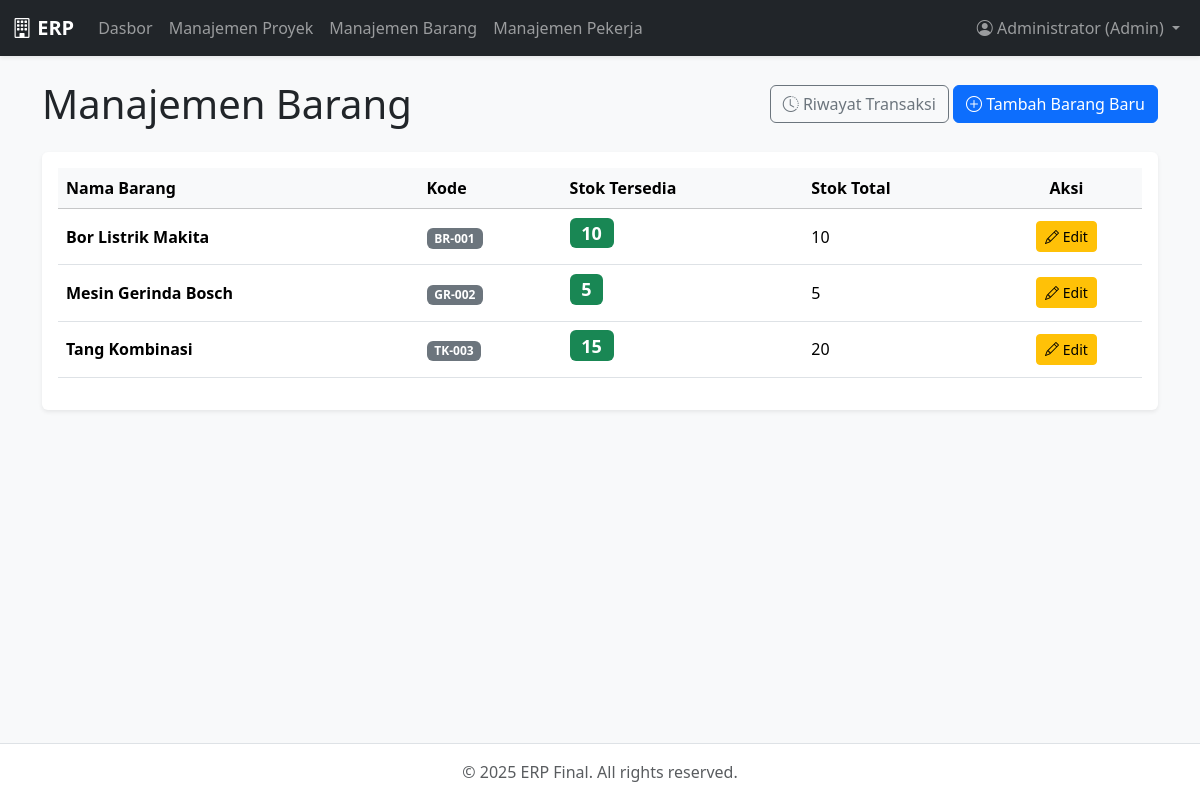
The page /admin/inventory/index.php (signed in) on the database its author committed.
### tables this page shows
CREATE TABLE inventory_items (
        id INTEGER PRIMARY KEY AUTOINCREMENT,
        nama_barang VARCHAR(100) NOT NULL,
        kode_barang VARCHAR(20) UNIQUE NOT NULL,
        stok_total INTEGER NOT NULL,
        stok_tersedia INTEGER NOT NULL
    );

### admin/inventory/index.php (the view, shortened to what this page needs)
<?php
require_once __DIR__ . '/../../templates/header.php';
$items = $db->query("SELECT * FROM inventory_items ORDER BY nama_barang")->fetchAll();
?>
<main class="container mt-4">
    <div class="d-flex justify-content-between align-items-center mb-4">
        <h1 class="mb-0">Manajemen Barang</h1>
        <div>
            <a href="history.php" class="btn btn-outline-secondary"><i class="bi bi-clock-history"></i> Riwayat Transaksi</a>
            <a href="manage.php" class="btn btn-primary"><i class="bi bi-plus-circle"></i> Tambah Barang Baru</a>
        </div>
    </div>
    <div class="card shadow-sm"><div class="card-body"><div class="table-responsive">
        <table class="table table-hover align-middle">
            <thead class="table-light"><tr><th>Nama Barang</th><th>Kode</th><th>Stok Tersedia</th><th>Stok Total</th><th class="text-center">Aksi</th></tr></thead>
            <tbody>
                <?php foreach ($items as $item): ?>
                <tr>
                    <td><strong><?= htmlspecialchars($item['nama_barang']) ?></strong></td>
                    <td><span class="badge bg-secondary"><?= htmlspecialchars($item['kode_barang']) ?></span></td>
                    <td><h4><span class="badge bg-success"><?= $item['stok_tersedia'] ?></span></h4></td>
                    <td><?= $item['stok_total'] ?></td>
                    <td class="text-center"><a href="manage.php?id=<?= $item['id'] ?>" class="btn btn-sm btn-warning"><i class="bi bi-pencil"></i> Edit</a></td>
                </tr>
                <?php endforeach; ?>
            </tbody>
        </table>
    </div></div></div>
</main>
<?php require_once __DIR__ . '/../../templates/footer.php'; ?>

### style.css (style rules this page uses)
body { background-color: #f0f2f5; }
.card { border: none; }

### rows shown on the page
inventory_items: nama_barang "Bor Listrik Makita", kode_barang "BR-001", stok_tersedia "10", stok_total "10"
inventory_items: nama_barang "Mesin Gerinda Bosch", kode_barang "GR-002", stok_tersedia "5", stok_total "5"
inventory_items: nama_barang "Tang Kombinasi", kode_barang "TK-003", stok_tersedia "15", stok_total "20"

### other values the page prints
$_SESSION['user_name'] "Administrator"
$_SESSION['user_role'] "Admin"
